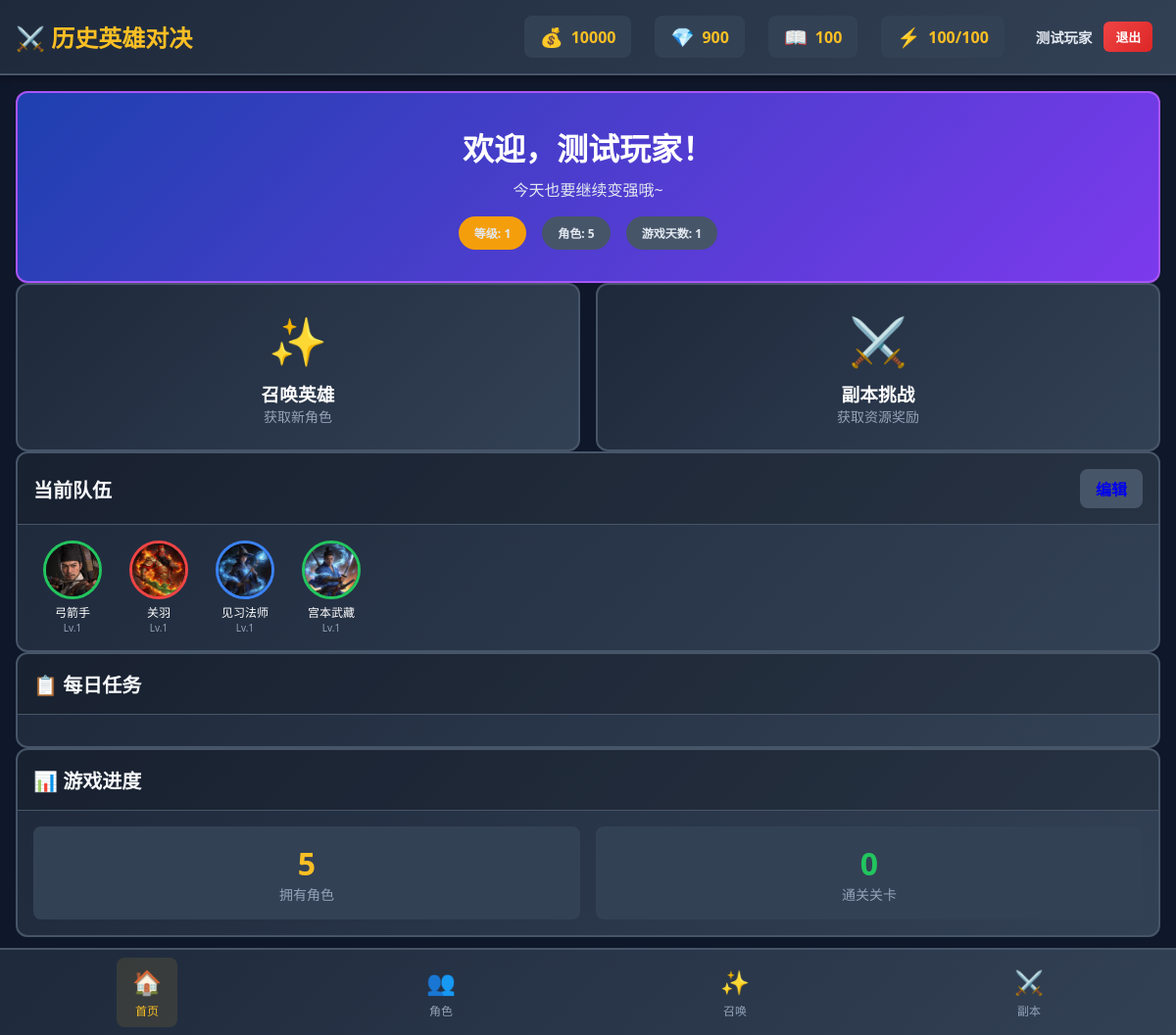
/ (signed in), run on the app's committed database.
### models.py (models this page shows, shortened)
class Player(db.Model, UserMixin):
    __tablename__ = 'players'
    id = db.Column(db.Integer, primary_key=True, autoincrement=True)
    username = db.Column(db.String(64), unique=True, nullable=True, index=True)
    email = db.Column(db.String(120), unique=True, nullable=True, index=True)
    phone = db.Column(db.String(32), unique=True, nullable=True, index=True)
    password_hash = db.Column(db.String(256), nullable=True)
    name = db.Column(db.String(128), nullable=False, default='勇者')
    level = db.Column(db.Integer, nullable=False, default=1)
    exp = db.Column(db.Integer, nullable=False, default=0)
    exp_to_next = db.Column(db.Integer, nullable=False, default=100)
    gold = db.Column(db.Integer, nullable=False, default=10000)
    gems = db.Column(db.Integer, nullable=False, default=1000)
    exp_books = db.Column(db.Integer, nullable=False, default=100)
    summon_tickets = db.Column(db.Integer, nullable=False, default=10)
    energy = db.Column(db.Integer, nullable=False, default=100)
    max_energy = db.Column(db.Integer, nullable=False, default=100)
    last_energy_update = db.Column(db.DateTime, default=datetime.now)
    pity_count = db.Column(db.Integer, nullable=False, default=0)
    legendary_pity_count = db.Column(db.Integer, nullable=False, default=0)
    total_play_days = db.Column(db.Integer, nullable=False, default=1)
    last_login_date = db.Column(db.Date, default=date.today)
    created_at = db.Column(db.DateTime, default=datetime.now)
    updated_at = db.Column(db.DateTime, default=datetime.now, onupdate=datetime.now)
    characters = db.relationship('PlayerCharacter', backref='player', lazy='dynamic')
    team = db.relationship('PlayerTeam', backref='player', lazy='dynamic', order_by='PlayerTeam.slot')
    completed_stages = db.relationship('PlayerCompletedStage', backref='player', lazy='dynamic')
    daily_tasks = db.relationship('PlayerDailyTask', backref='player', lazy='dynamic')
    summon_history = db.relationship('SummonHistory', backref='player', lazy='dynamic')

class CharacterTemplate(db.Model):
    __tablename__ = 'character_templates'
    id = db.Column(db.Integer, primary_key=True, autoincrement=True)
    character_id = db.Column(db.String(64), unique=True, nullable=False, index=True)  # 唯一标识
    name = db.Column(db.String(64), nullable=False)
    name_en = db.Column(db.String(64), nullable=True)
    title = db.Column(db.String(64), nullable=True)
    era = db.Column(db.String(32), nullable=True)
    origin = db.Column(db.String(64), nullable=True)
    description = db.Column(db.Text, nullable=True)
    element = db.Column(db.String(16), nullable=False, default='fire')
    role_type = db.Column(db.String(16), nullable=False, default='warrior')
    rarity = db.Column(db.String(16), nullable=False, default='common')
    avatar = db.Column(db.String(256), nullable=True)
    illustration = db.Column(db.String(256), nullable=True)
    base_hp = db.Column(db.Integer, nullable=False, default=1000)
    base_attack = db.Column(db.Integer, nullable=False, default=100)
    base_defense = db.Column(db.Integer, nullable=False, default=50)
    base_magic_attack = db.Column(db.Integer, nullable=False, default=100)
    base_magic_defense = db.Column(db.Integer, nullable=False, default=50)
    base_speed = db.Column(db.Integer, nullable=False, default=100)
    skills = db.Column(db.Text, nullable=True)  # JSON字符串
    created_at = db.Column(db.DateTime, default=datetime.now)
    updated_at = db.Column(db.DateTime, default=datetime.now, onupdate=datetime.now)
    def to_dict(self):
        import json
        return {
            'id': self.character_id,
            'name': self.name,
            'name_en': self.name_en,
            'title': self.title,
            'era': self.era,
            'origin': self.origin,
            'description': self.description,
            'element': self.element,
            'role_type': self.role_type,
            'rarity': self.rarity,
            'avatar': self.avatar,
            'illustration': self.illustration,
            'stats': {
                'hp': self.base_hp,
                'attack': self.base_attack,
                'defense': self.base_defense,
                'magic_attack': self.base_magic_attack,
                'magic_defense': self.base_magic_defense,
                'speed': self.base_speed,
            },
            'skills': json.loads(self.skills) if self.skills else [],
        }

### app.py (the view)
@app.route('/')
@login_required
def index():
    player = current_user
    update_energy(player)
    check_daily_reset(player)
    characters = []
    for char in player.characters:
        battle_char = get_battle_character(char)
        if battle_char:
            characters.append(battle_char)
    team = []
    for team_member in player.team:
        char_instance = PlayerCharacter.query.get(team_member.character_instance_id)
        if char_instance:
            battle_char = get_battle_character(char_instance)
            if battle_char:
                team.append(battle_char)
    daily_tasks = [task.to_dict() for task in player.daily_tasks.filter_by(task_date=date.today())]
    return render_template('index.html',
        player=player,
        characters=characters,
        team=team,
        daily_tasks=daily_tasks,
        rarity_names=RARITY_NAMES,
        rarity_colors=RARITY_COLORS,
        element_names=ELEMENT_NAMES,
        element_colors=ELEMENT_COLORS
    )

### templates/index.html (shortened to what this page needs)
{% extends "base.html" %}
{% block content %}
<div class="space-y-4">
    <div class="card" style="background: linear-gradient(135deg, #1e40af 0%, #7c3aed 100%); border-color: #a855f7;">
        <div class="card-body" style="text-align: center; padding: 2rem;">
            <h1 style="font-size: 2rem; font-weight: bold; color: white; margin-bottom: 0.5rem;">
                欢迎，{{ player.name }}！
            </h1>
            <p style="color: #e2e8f0;">今天也要继续变强哦~</p>
            <div style="display: flex; justify-content: center; gap: 1rem; margin-top: 1rem;">
                <span class="badge bg-rarity-legendary" style="padding: 0.5rem 1rem;">
                    等级: {{ player.level }}
                </span>
                <span class="badge" style="background: #475569; padding: 0.5rem 1rem;">
                    角色: {{ characters|length }}
                </span>
                <span class="badge" style="background: #475569; padding: 0.5rem 1rem;">
                    游戏天数: {{ player.total_play_days }}
                </span>
            </div>
        </div>
    </div>
    <div class="grid grid-2">
        <a href="{{ url_for('summon') }}" class="card" style="text-decoration: none; cursor: pointer;">
            <div class="card-body" style="text-align: center; padding: 1.5rem;">
                <div style="font-size: 3rem; margin-bottom: 0.5rem;">✨</div>
                <h3 style="font-weight: bold; color: white;">召唤英雄</h3>
                <p style="font-size: 0.875rem; color: #94a3b8;">获取新角色</p>
            </div>
        </a>
        <a href="{{ url_for('stages') }}" class="card" style="text-decoration: none; cursor: pointer;">
            <div class="card-body" style="text-align: center; padding: 1.5rem;">
                <div style="font-size: 3rem; margin-bottom: 0.5rem;">⚔️</div>
                <h3 style="font-weight: bold; color: white;">副本挑战</h3>
                <p style="font-size: 0.875rem; color: #94a3b8;">获取资源奖励</p>
            </div>
        </a>
    </div>
    <div class="card">
        <div class="card-header" style="display: flex; justify-content: space-between; align-items: center;">
            <h3 class="card-title">当前队伍</h3>
            <a href="{{ url_for('characters') }}" class="btn" style="padding: 0.5rem 1rem; background: #475569;">
                编辑
            </a>
        </div>
        <div class="card-body">
            {% if team %}
            <div style="display: flex; gap: 0.5rem; flex-wrap: wrap;">
                {% for char in team %}
                <div style="width: 80px; text-align: center;">
                    <div style="width: 60px; height: 60px; border-radius: 50%; overflow: hidden; margin: 0 auto; border: 3px solid {{ element_colors[char.element] if element_colors else '#475569' }};">
                        <img src="{{ char.avatar }}" alt="{{ char.name }}" style="width: 100%; height: 100%; object-fit: cover; object-position: top;">
                    </div>
                    <div style="font-size: 0.75rem; color: white; margin-top: 0.25rem;">{{ char.name }}</div>
                    <div style="font-size: 0.625rem; color: #94a3b8;">Lv.{{ char.level }}</div>
                </div>
                {% endfor %}
            </div>
            {% else %}
            <p style="text-align: center; color: #94a3b8; padding: 2rem;">
                还没有设置队伍，去角色页面选择出战角色
            </p>
            {% endif %}
        </div>
    </div>
    <div class="card">
        <div class="card-header">
            <h3 class="card-title">📋 每日任务</h3>
        </div>
        <div class="card-body">
        </div>
    </div>
    <div class="card">
        <div class="card-header">
            <h3 class="card-title">📊 游戏进度</h3>
        </div>
        <div class="card-body">
            <div class="grid grid-2">
                <div style="background: #334155; padding: 1rem; border-radius: 8px; text-align: center;">
                    <div style="font-size: 2rem; font-weight: bold; color: #fbbf24;">{{ characters|length }}</div>
                    <div style="font-size: 0.875rem; color: #94a3b8;">拥有角色</div>
                </div>
                <div style="background: #334155; padding: 1rem; border-radius: 8px; text-align: center;">
                    <div style="font-size: 2rem; font-weight: bold; color: #22c55e;">{{ player.completed_stages.count() }}</div>
                    <div style="font-size: 0.875rem; color: #94a3b8;">通关关卡</div>
                </div>
            </div>
        </div>
    </div>
</div>
{% endblock %}

### templates/base.html (shortened to what this page needs)
<!DOCTYPE html>
<html lang="zh-CN">
<head>
    <link rel="stylesheet" href="{{ url_for('static', filename='css/style.css') }}">
</head>
<body>
    {% if player %}
    <nav class="navbar">
        <div class="navbar-content">
            <a href="{{ url_for('index') }}" class="navbar-brand">
                ⚔️ 历史英雄对决
            </a>
            <div class="navbar-resources">
                <div class="resource-item">
                    <span class="resource-icon">💰</span>
                    <span class="resource-value">{{ player.gold }}</span>
                </div>
                <div class="resource-item">
                    <span class="resource-icon">💎</span>
                    <span class="resource-value">{{ player.gems }}</span>
                </div>
                <div class="resource-item">
                    <span class="resource-icon">📖</span>
                    <span class="resource-value">{{ player.exp_books }}</span>
                </div>
                <div class="resource-item">
                    <span class="resource-icon">⚡</span>
                    <span class="resource-value">{{ player.energy }}/{{ player.max_energy }}</span>
                </div>
                <div class="resource-item user-info">
                    <span class="user-name">{{ player.name }}</span>
                    <a href="{{ url_for('logout') }}" class="logout-btn" onclick="return confirm('确定要退出登录吗？')">退出</a>
                </div>
            </div>
        </div>
    </nav>
    {% endif %}
    <main class="main-content">
        {% block content %}{% endblock %}
    </main>
    {% if player %}
    <nav class="bottom-nav">
        <a href="{{ url_for('index') }}" class="nav-item {% if request.endpoint == 'index' %}active{% endif %}">
            <span class="nav-icon">🏠</span>
            <span class="nav-label">首页</span>
        </a>
        <a href="{{ url_for('characters') }}" class="nav-item {% if request.endpoint == 'characters' %}active{% endif %}">
            <span class="nav-icon">👥</span>
            <span class="nav-label">角色</span>
        </a>
        <a href="{{ url_for('summon') }}" class="nav-item {% if request.endpoint == 'summon' %}active{% endif %}">
            <span class="nav-icon">✨</span>
            <span class="nav-label">召唤</span>
        </a>
        <a href="{{ url_for('stages') }}" class="nav-item {% if request.endpoint == 'stages' %}active{% endif %}">
            <span class="nav-icon">⚔️</span>
            <span class="nav-label">副本</span>
        </a>
    </nav>
    {% endif %}
</body>
</html>

### data on the page
Player: gold "10000", gems "900", exp_books "100", energy "100", max_energy "100", name "测试玩家", level "1", total_play_days "1"
CharacterTemplate: avatar (picture), name "弓箭手", level "1"
CharacterTemplate: avatar (picture), name "关羽", level "1"
CharacterTemplate: avatar (picture), name "见习法师", level "1"
CharacterTemplate: avatar (picture), name "宫本武藏", level "1"

### other printed values
{{ characters|length }} "5"
{{ player.completed_stages.count() }} "0"
